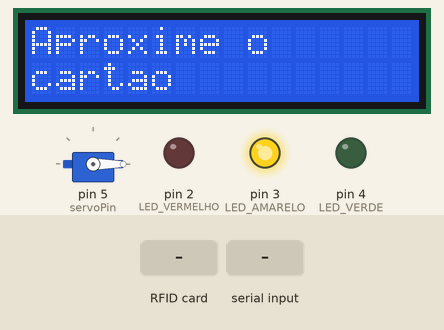
Simulated run of this sketch. Board: Arduino Uno, built with avr-gcc and run on an emulated ATmega328P. On the bench: 16×2 character LCD, servo, output pins drawn as LEDs (lit = HIGH). The inputs (shaded band) are chosen by the test bench. Pins used as bus, display or sensor lines are not drawn; what the sketch prints to the serial monitor is not drawn.

Above: at 1.3 s.
1.4 s: RFID card 5E 7A 19 C4 held to the reader
At 3.2 s:
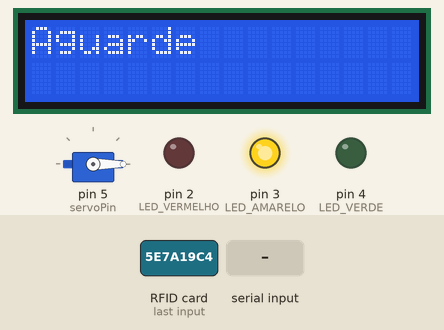
3.6 s: "green\n" received over Serial
At 6.2 s:
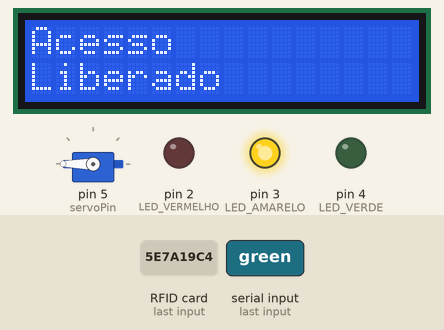
At 8.5 s:
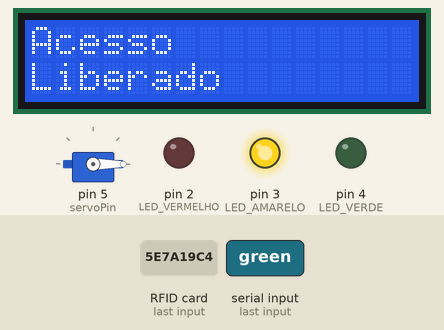
Timing chart, 0 to 10.0 s (numbered marks = the images above; inputs shaded):
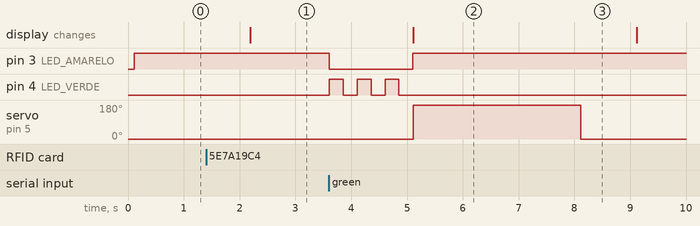

The sketch:

controleDeAcessoRemoto.ino
```cpp
#include <SPI.h>
#include <MFRC522.h>
#include <LiquidCrystal.h>
#include <Servo.h>

#define SS_PIN 10
#define RST_PIN 9

#define LED_VERMELHO 2
#define LED_AMARELO 3
#define LED_VERDE 4

#define servoPin 5

MFRC522 mfrc522(SS_PIN, RST_PIN);

Servo servoMotor;

LiquidCrystal lcd(8, 7, A0, A1, A2, A3);

String storedUID = "";

void setup() {
  Serial.begin(9600);
  SPI.begin();
  mfrc522.PCD_Init();

  lcd.begin(16, 2);

  pinMode(LED_VERMELHO, OUTPUT);
  pinMode(LED_AMARELO, OUTPUT);
  pinMode(LED_VERDE, OUTPUT);

  servoMotor.attach(servoPin);
  servoMotor.write(0);

  digitalWrite(LED_AMARELO, HIGH);
  digitalWrite(LED_VERDE, LOW);
  digitalWrite(LED_VERMELHO, LOW);

  printMessage("Aproxime o", "cartao");
}

void loop() {

  Serial.println("MSG: Aproxime o cartao...");
  printMessage("Aproxime o", "cartao");

  while (!mfrc522.PICC_IsNewCardPresent()) {delay(1000); return;};
  while (!mfrc522.PICC_ReadCardSerial()) {delay(1000); return;};

  String currentUID = "";

  for (byte i = 0; i < mfrc522.uid.size; i++) {
    currentUID += String(mfrc522.uid.uidByte[i] < 0x10 ? "0" : "");
    currentUID += String(mfrc522.uid.uidByte[i], HEX);
  }

  currentUID.toUpperCase();

  if (storedUID == "") {
    storedUID = currentUID;

    Serial.println("MSG: Aguarde...");
    printMessage("Aguarde", "");

    sendUID(storedUID);
    String ledCommand = "";
    delay(1000);

    while (Serial.available() == 0) {}

    ledCommand = Serial.readStringUntil('\n');

    if (ledCommand == "green") {
      piscarLed(LED_VERDE, 3);
      Serial.println("MSG: Acesso Liberado");
      printMessage("Acesso", "Liberado");
      servoMotor.write(180);
      delay(3000);
      servoMotor.write(0);
    } else {
      piscarLed(LED_VERMELHO, 3);
      Serial.println("MSG: Acesso Negado");
      printMessage("Acesso", "Negado");
    }

    mfrc522.PICC_HaltA();

    delay(1000);
    storedUID = "";
  }
}

void piscarLed(int ledPin, int vezes) {
  digitalWrite(LED_AMARELO, LOW);
  for (int i = 0; i < vezes; i++) {
    digitalWrite(ledPin, HIGH);
    delay(250);
    digitalWrite(ledPin, LOW);
    delay(250);
  }
  digitalWrite(LED_AMARELO, HIGH);
}

void sendUID(String uid) {
  Serial.print("MAIN_UID:");
  Serial.println(uid);
}

void printMessage(String line1, String line2) {
  lcd.clear();
  lcd.setCursor(0, 0);
  lcd.print(line1);
  lcd.setCursor(0, 1);
  lcd.print(line2);
}
```

Measured:
- after the input at 1.4 s, the display: changes after 0.79 s (image 1)
- after the input at 3.6 s, pin 3 (LED_AMARELO): HIGH → LOW at once, → HIGH 1.5 s later; pin 4 (LED_VERDE): alternates HIGH for 0.25 s and LOW for 0.25 s, 6 changes in all, then stays LOW, starting at once; servo on pin 5 (servoPin): 0° → 180° after 1.5 s, → 0° 3.0 s later; the display: changes after 1.5 s (image 2)
